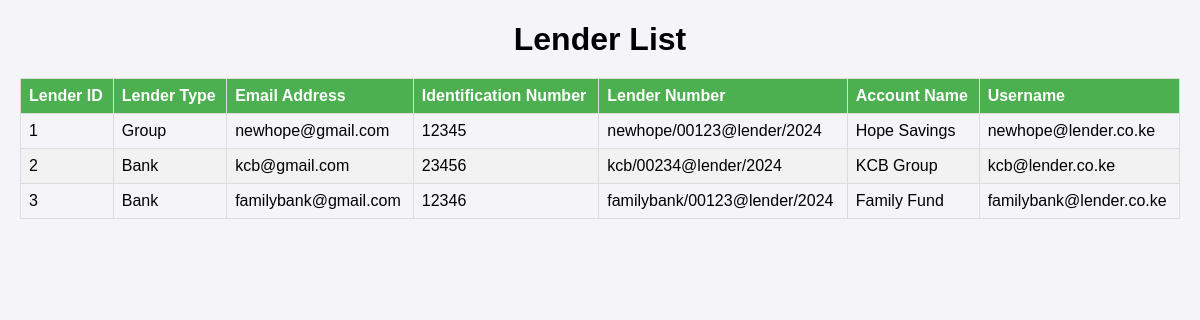
The page /Linker/lenders/list/ on the database as committed earlier.
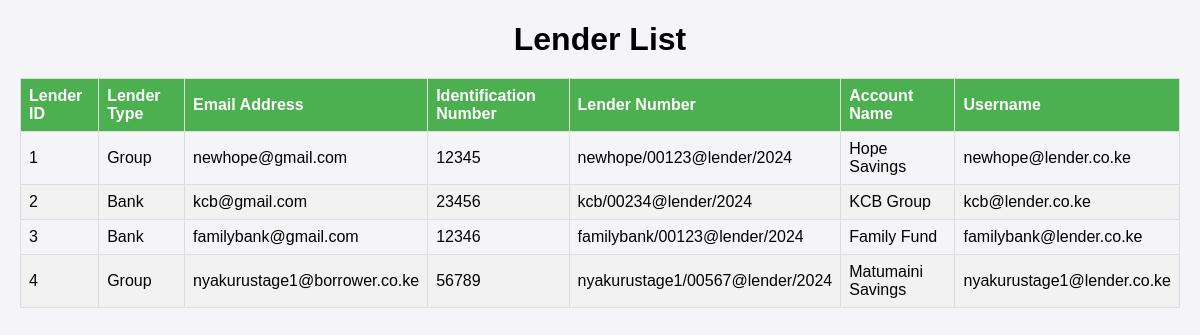
The same page on the database as committed later.
### lender/models.py (models this page shows, shortened)
class Lender(models.Model):
    lender_id = models.AutoField(primary_key=True, unique=True)
    LENDER_TYPE_CHOICES = [
        ('bank', 'Bank'),
        ('group', 'Group'),
    ]
    lender_type = models.CharField(max_length=20, choices=LENDER_TYPE_CHOICES)
    email_address = models.EmailField(unique=True, max_length=50, help_text="Enter Email Address")
    lender_id_no = models.DecimalField(max_digits=8, decimal_places=0, unique=True, validators=[validate_lender_id],help_text="Enter Identification Number:")
    lender_no = models.CharField(max_length=100, help_text="Enter Lender Number:", blank=True)
    account_no = models.ForeignKey(Account, on_delete=models.CASCADE, help_text="Choose Account Number")
    username = models.CharField(max_length=50, help_text="Enter Username", blank=True)

class Account(models.Model):
    account_no = models.DecimalField(max_digits=50, decimal_places=0, primary_key=True, help_text="Enter Account Number")
    account_name = models.CharField(max_length=100, help_text="Enter Account Name")
    account_bal = models.DecimalField(max_digits=20, decimal_places=2, help_text="Enter Account Balance")
    def __str__(self):
        return self.account_name

### lender/views.py (the view)
# urls.py: path('lenders/list/', LenderListView.as_view(), name='lender-list'),
class LenderListView(ListView):
    model = Lender
    template_name = 'lenders_list.html'  # Specify your template name here
    context_object_name = 'lenders'  # The name of the list in the template context
    def get_queryset(self):
        return Lender.objects.all()

### lender/templates/lenders_list.html (shortened to what this page needs)
<!DOCTYPE html>
<html lang="en">
<head>
</head>
<body>
    <h1>Lender List</h1>
    <table>
        <thead>
            <tr>
                <th>Lender ID</th>
                <th>Lender Type</th>
                <th>Email Address</th>
                <th>Identification Number</th>
                <th>Lender Number</th>
                <th>Account Name</th>
                <th>Username</th>
            </tr>
        </thead>
        <tbody>
            {% for lender in lenders %}
            <tr>
                <td>{{ lender.lender_id }}</td>
                <td>{{ lender.get_lender_type_display }}</td>
                <td>{{ lender.email_address }}</td>
                <td>{{ lender.lender_id_no }}</td>
                <td>{{ lender.lender_no }}</td>
                <td>{{ lender.account_no }}</td>
                <td>{{ lender.username }}</td>
            </tr>
            {% empty %}
            <tr>
                <td colspan="7">No lenders found.</td>
            </tr>
            {% endfor %}
        </tbody>
    </table>
</body>
</html>

Rows that differ between the two databases and show on the page:
added Lender: lender_id "4", lender_type "Group", email_address "nyakurustage1@borrower.co.ke", lender_id_no "56789", lender_no "nyakurustage1/00567@lender/2024", account_no "Matumaini Savings", username "nyakurustage1@lender.co.ke"
